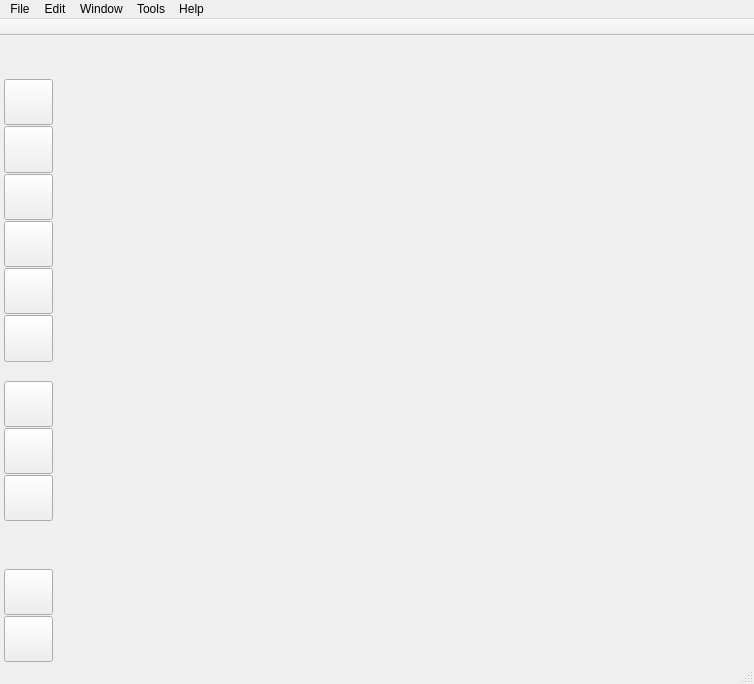
<?xml version="1.0" encoding="UTF-8"?>
<ui version="4.0">
 <class>MainWindow</class>
 <widget class="QMainWindow" name="MainWindow">
  <property name="geometry">
   <rect>
    <x>0</x>
    <y>0</y>
    <width>754</width>
    <height>684</height>
   </rect>
  </property>
  <property name="mouseTracking">
   <bool>true</bool>
  </property>
  <property name="windowTitle">
   <string tr="true">Plotlyst</string>
  </property>
  <widget class="QWidget" name="centralwidget">
   <layout class="QHBoxLayout" name="horizontalLayout">
    <property name="spacing">
     <number>3</number>
    </property>
    <property name="leftMargin">
     <number>0</number>
    </property>
    <property name="topMargin">
     <number>0</number>
    </property>
    <property name="rightMargin">
     <number>0</number>
    </property>
    <property name="bottomMargin">
     <number>0</number>
    </property>
    <item>
     <widget class="QStackedWidget" name="stackMainPanels">
      <property name="lineWidth">
       <number>0</number>
      </property>
      <property name="currentIndex">
       <number>0</number>
      </property>
      <widget class="QWidget" name="pageOutline">
       <layout class="QHBoxLayout" name="horizontalLayout_2">
        <property name="spacing">
         <number>0</number>
        </property>
        <property name="leftMargin">
         <number>0</number>
        </property>
        <property name="topMargin">
         <number>0</number>
        </property>
        <property name="rightMargin">
         <number>0</number>
        </property>
        <property name="bottomMargin">
         <number>0</number>
        </property>
        <item>
         <widget class="QWidget" name="wdgNavBar" native="true">
          <property name="sizePolicy">
           <sizepolicy hsizetype="MinimumExpanding" vsizetype="Preferred">
            <horstretch>0</horstretch>
            <verstretch>0</verstretch>
           </sizepolicy>
          </property>
          <property name="minimumSize">
           <size>
            <width>50</width>
            <height>0</height>
           </size>
          </property>
          <property name="maximumSize">
           <size>
            <width>55</width>
            <height>16777215</height>
           </size>
          </property>
          <property name="navbar" stdset="0">
           <bool>true</bool>
          </property>
          <layout class="QVBoxLayout" name="verticalLayout">
           <property name="spacing">
            <number>1</number>
           </property>
           <property name="leftMargin">
            <number>4</number>
           </property>
           <property name="topMargin">
            <number>40</number>
           </property>
           <property name="rightMargin">
            <number>2</number>
           </property>
           <property name="bottomMargin">
            <number>0</number>
           </property>
           <item>
            <spacer name="verticalSpacer_6">
             <property name="orientation">
              <enum>Qt::Vertical</enum>
             </property>
             <property name="sizeType">
              <enum>QSizePolicy::Fixed</enum>
             </property>
             <property name="sizeHint" stdset="0">
              <size>
               <width>20</width>
               <height>3</height>
              </size>
             </property>
            </spacer>
           </item>
           <item>
            <widget class="QToolButton" name="btnNovel">
             <property name="sizePolicy">
              <sizepolicy hsizetype="MinimumExpanding" vsizetype="MinimumExpanding">
               <horstretch>0</horstretch>
               <verstretch>0</verstretch>
              </sizepolicy>
             </property>
             <property name="minimumSize">
              <size>
               <width>35</width>
               <height>35</height>
              </size>
             </property>
             <property name="maximumSize">
              <size>
               <width>50</width>
               <height>50</height>
              </size>
             </property>
             <property name="cursor">
              <cursorShape>PointingHandCursor</cursorShape>
             </property>
             <property name="toolTip">
              <string tr="true">Novel</string>
             </property>
             <property name="text">
              <string/>
             </property>
             <property name="iconSize">
              <size>
               <width>32</width>
               <height>32</height>
              </size>
             </property>
             <property name="checkable">
              <bool>true</bool>
             </property>
             <property name="base" stdset="0">
              <bool>false</bool>
             </property>
             <property name="main-navbar" stdset="0">
              <bool>true</bool>
             </property>
             <property name="transparent" stdset="0">
              <bool>true</bool>
             </property>
             <attribute name="buttonGroup">
              <string notr="true">buttonGroup</string>
             </attribute>
            </widget>
           </item>
           <item>
            <widget class="QToolButton" name="btnCharacters">
             <property name="sizePolicy">
              <sizepolicy hsizetype="MinimumExpanding" vsizetype="MinimumExpanding">
               <horstretch>0</horstretch>
               <verstretch>0</verstretch>
              </sizepolicy>
             </property>
             <property name="minimumSize">
              <size>
               <width>35</width>
               <height>35</height>
              </size>
             </property>
             <property name="maximumSize">
              <size>
               <width>50</width>
               <height>50</height>
              </size>
             </property>
             <property name="cursor">
              <cursorShape>PointingHandCursor</cursorShape>
             </property>
             <property name="toolTip">
              <string tr="true">Characters</string>
             </property>
             <property name="text">
              <string/>
             </property>
             <property name="iconSize">
              <size>
               <width>32</width>
               <height>32</height>
              </size>
             </property>
             <property name="checkable">
              <bool>true</bool>
             </property>
             <property name="base" stdset="0">
              <bool>false</bool>
             </property>
             <property name="main-navbar" stdset="0">
              <bool>true</bool>
             </property>
             <attribute name="buttonGroup">
              <string notr="true">buttonGroup</string>
             </attribute>
            </widget>
           </item>
           <item>
            <widget class="QToolButton" name="btnScenes">
             <property name="sizePolicy">
              <sizepolicy hsizetype="MinimumExpanding" vsizetype="MinimumExpanding">
               <horstretch>0</horstretch>
               <verstretch>0</verstretch>
              </sizepolicy>
             </property>
             <property name="minimumSize">
              <size>
               <width>35</width>
               <height>35</height>
              </size>
             </property>
             <property name="maximumSize">
              <size>
               <width>50</width>
               <height>50</height>
              </size>
             </property>
             <property name="cursor">
              <cursorShape>PointingHandCursor</cursorShape>
             </property>
             <property name="toolTip">
              <string tr="true">Narrative Manager</string>
             </property>
             <property name="text">
              <string/>
             </property>
             <property name="iconSize">
              <size>
               <width>32</width>
               <height>32</height>
              </size>
             </property>
             <property name="checkable">
              <bool>true</bool>
             </property>
             <property name="base" stdset="0">
              <bool>false</bool>
             </property>
             <property name="main-navbar" stdset="0">
              <bool>true</bool>
             </property>
             <attribute name="buttonGroup">
              <string notr="true">buttonGroup</string>
             </attribute>
            </widget>
           </item>
           <item>
            <widget class="QToolButton" name="btnWorld">
             <property name="enabled">
              <bool>true</bool>
             </property>
             <property name="sizePolicy">
              <sizepolicy hsizetype="MinimumExpanding" vsizetype="MinimumExpanding">
               <horstretch>0</horstretch>
               <verstretch>0</verstretch>
              </sizepolicy>
             </property>
             <property name="minimumSize">
              <size>
               <width>35</width>
               <height>35</height>
              </size>
             </property>
             <property name="maximumSize">
              <size>
               <width>50</width>
               <height>50</height>
              </size>
             </property>
             <property name="cursor">
              <cursorShape>PointingHandCursor</cursorShape>
             </property>
             <property name="toolTip">
              <string tr="true">World-building</string>
             </property>
             <property name="text">
              <string/>
             </property>
             <property name="iconSize">
              <size>
               <width>32</width>
               <height>32</height>
              </size>
             </property>
             <property name="checkable">
              <bool>true</bool>
             </property>
             <property name="base" stdset="0">
              <bool>false</bool>
             </property>
             <property name="main-navbar" stdset="0">
              <bool>true</bool>
             </property>
             <attribute name="buttonGroup">
              <string notr="true">buttonGroup</string>
             </attribute>
            </widget>
           </item>
           <item>
            <widget class="QToolButton" name="btnManuscript">
             <property name="enabled">
              <bool>true</bool>
             </property>
             <property name="sizePolicy">
              <sizepolicy hsizetype="MinimumExpanding" vsizetype="MinimumExpanding">
               <horstretch>0</horstretch>
               <verstretch>0</verstretch>
              </sizepolicy>
             </property>
             <property name="minimumSize">
              <size>
               <width>35</width>
               <height>35</height>
              </size>
             </property>
             <property name="maximumSize">
              <size>
               <width>50</width>
               <height>50</height>
              </size>
             </property>
             <property name="cursor">
              <cursorShape>PointingHandCursor</cursorShape>
             </property>
             <property name="toolTip">
              <string tr="true">Manuscript</string>
             </property>
             <property name="text">
              <string/>
             </property>
             <property name="iconSize">
              <size>
               <width>32</width>
               <height>32</height>
              </size>
             </property>
             <property name="checkable">
              <bool>true</bool>
             </property>
             <property name="base" stdset="0">
              <bool>false</bool>
             </property>
             <property name="main-navbar" stdset="0">
              <bool>true</bool>
             </property>
             <attribute name="buttonGroup">
              <string notr="true">buttonGroup</string>
             </attribute>
            </widget>
           </item>
           <item>
            <widget class="QToolButton" name="btnNotes">
             <property name="sizePolicy">
              <sizepolicy hsizetype="MinimumExpanding" vsizetype="MinimumExpanding">
               <horstretch>0</horstretch>
               <verstretch>0</verstretch>
              </sizepolicy>
             </property>
             <property name="minimumSize">
              <size>
               <width>35</width>
               <height>35</height>
              </size>
             </property>
             <property name="maximumSize">
              <size>
               <width>50</width>
               <height>50</height>
              </size>
             </property>
             <property name="cursor">
              <cursorShape>PointingHandCursor</cursorShape>
             </property>
             <property name="toolTip">
              <string tr="true">Documents</string>
             </property>
             <property name="text">
              <string/>
             </property>
             <property name="iconSize">
              <size>
               <width>32</width>
               <height>32</height>
              </size>
             </property>
             <property name="checkable">
              <bool>true</bool>
             </property>
             <property name="base" stdset="0">
              <bool>false</bool>
             </property>
             <property name="main-navbar" stdset="0">
              <bool>true</bool>
             </property>
             <attribute name="buttonGroup">
              <string notr="true">buttonGroup</string>
             </attribute>
            </widget>
           </item>
           <item>
            <spacer name="verticalSpacer_4">
             <property name="orientation">
              <enum>Qt::Vertical</enum>
             </property>
             <property name="sizeType">
              <enum>QSizePolicy::Fixed</enum>
             </property>
             <property name="sizeHint" stdset="0">
              <size>
               <width>10</width>
               <height>15</height>
              </size>
             </property>
            </spacer>
           </item>
           <item>
            <spacer name="verticalSpacer_8">
             <property name="orientation">
              <enum>Qt::Vertical</enum>
             </property>
             <property name="sizeType">
              <enum>QSizePolicy::Fixed</enum>
             </property>
             <property name="sizeHint" stdset="0">
              <size>
               <width>20</width>
               <height>3</height>
              </size>
             </property>
            </spacer>
           </item>
           <item>
            <widget class="QToolButton" name="btnBoard">
             <property name="sizePolicy">
              <sizepolicy hsizetype="MinimumExpanding" vsizetype="MinimumExpanding">
               <horstretch>0</horstretch>
               <verstretch>0</verstretch>
              </sizepolicy>
             </property>
             <property name="minimumSize">
              <size>
               <width>35</width>
               <height>35</height>
              </size>
             </property>
             <property name="maximumSize">
              <size>
               <width>50</width>
               <height>50</height>
              </size>
             </property>
             <property name="cursor">
              <cursorShape>PointingHandCursor</cursorShape>
             </property>
             <property name="toolTip">
              <string tr="true">Task management</string>
             </property>
             <property name="text">
              <string/>
             </property>
             <property name="iconSize">
              <size>
               <width>32</width>
               <height>32</height>
              </size>
             </property>
             <property name="checkable">
              <bool>true</bool>
             </property>
             <property name="base" stdset="0">
              <bool>false</bool>
             </property>
             <property name="main-navbar" stdset="0">
              <bool>true</bool>
             </property>
             <attribute name="buttonGroup">
              <string notr="true">buttonGroup</string>
             </attribute>
            </widget>
           </item>
           <item>
            <widget class="QToolButton" name="btnReports">
             <property name="sizePolicy">
              <sizepolicy hsizetype="MinimumExpanding" vsizetype="MinimumExpanding">
               <horstretch>0</horstretch>
               <verstretch>0</verstretch>
              </sizepolicy>
             </property>
             <property name="minimumSize">
              <size>
               <width>35</width>
               <height>35</height>
              </size>
             </property>
             <property name="maximumSize">
              <size>
               <width>50</width>
               <height>50</height>
              </size>
             </property>
             <property name="cursor">
              <cursorShape>PointingHandCursor</cursorShape>
             </property>
             <property name="toolTip">
              <string tr="true">Reports</string>
             </property>
             <property name="text">
              <string/>
             </property>
             <property name="iconSize">
              <size>
               <width>32</width>
               <height>32</height>
              </size>
             </property>
             <property name="checkable">
              <bool>true</bool>
             </property>
             <property name="base" stdset="0">
              <bool>false</bool>
             </property>
             <property name="main-navbar" stdset="0">
              <bool>true</bool>
             </property>
             <attribute name="buttonGroup">
              <string notr="true">buttonGroup</string>
             </attribute>
            </widget>
           </item>
           <item>
            <widget class="QToolButton" name="btnFormatting">
             <property name="sizePolicy">
              <sizepolicy hsizetype="MinimumExpanding" vsizetype="MinimumExpanding">
               <horstretch>0</horstretch>
               <verstretch>0</verstretch>
              </sizepolicy>
             </property>
             <property name="minimumSize">
              <size>
               <width>35</width>
               <height>35</height>
              </size>
             </property>
             <property name="maximumSize">
              <size>
               <width>50</width>
               <height>50</height>
              </size>
             </property>
             <property name="cursor">
              <cursorShape>PointingHandCursor</cursorShape>
             </property>
             <property name="toolTip">
              <string tr="true">Formatting and typesetting</string>
             </property>
             <property name="text">
              <string/>
             </property>
             <property name="iconSize">
              <size>
               <width>32</width>
               <height>32</height>
              </size>
             </property>
             <property name="checkable">
              <bool>true</bool>
             </property>
             <property name="base" stdset="0">
              <bool>false</bool>
             </property>
             <property name="main-navbar" stdset="0">
              <bool>true</bool>
             </property>
             <attribute name="buttonGroup">
              <string notr="true">buttonGroup</string>
             </attribute>
            </widget>
           </item>
           <item>
            <spacer name="verticalSpacer">
             <property name="orientation">
              <enum>Qt::Vertical</enum>
             </property>
             <property name="sizeHint" stdset="0">
              <size>
               <width>20</width>
               <height>40</height>
              </size>
             </property>
            </spacer>
           </item>
           <item>
            <widget class="QToolButton" name="btnKbLink">
             <property name="sizePolicy">
              <sizepolicy hsizetype="MinimumExpanding" vsizetype="MinimumExpanding">
               <horstretch>0</horstretch>
               <verstretch>0</verstretch>
              </sizepolicy>
             </property>
             <property name="minimumSize">
              <size>
               <width>35</width>
               <height>35</height>
              </size>
             </property>
             <property name="maximumSize">
              <size>
               <width>50</width>
               <height>50</height>
              </size>
             </property>
             <property name="cursor">
              <cursorShape>PointingHandCursor</cursorShape>
             </property>
             <property name="toolTip">
              <string tr="true">Jump to Knowledge Base</string>
             </property>
             <property name="text">
              <string/>
             </property>
             <property name="iconSize">
              <size>
               <width>32</width>
               <height>32</height>
              </size>
             </property>
             <property name="checkable">
              <bool>false</bool>
             </property>
             <property name="base" stdset="0">
              <bool>false</bool>
             </property>
             <property name="main-navbar" stdset="0">
              <bool>true</bool>
             </property>
            </widget>
           </item>
           <item>
            <widget class="QToolButton" name="btnSettingsLink">
             <property name="sizePolicy">
              <sizepolicy hsizetype="MinimumExpanding" vsizetype="MinimumExpanding">
               <horstretch>0</horstretch>
               <verstretch>0</verstretch>
              </sizepolicy>
             </property>
             <property name="minimumSize">
              <size>
               <width>35</width>
               <height>35</height>
              </size>
             </property>
             <property name="maximumSize">
              <size>
               <width>50</width>
               <height>50</height>
              </size>
             </property>
             <property name="cursor">
              <cursorShape>PointingHandCursor</cursorShape>
             </property>
             <property name="toolTip">
              <string tr="true">Jump to novel settings</string>
             </property>
             <property name="text">
              <string/>
             </property>
             <property name="iconSize">
              <size>
               <width>32</width>
               <height>32</height>
              </size>
             </property>
             <property name="checkable">
              <bool>false</bool>
             </property>
             <property name="base" stdset="0">
              <bool>false</bool>
             </property>
             <property name="main-navbar" stdset="0">
              <bool>true</bool>
             </property>
            </widget>
           </item>
          </layout>
         </widget>
        </item>
        <item>
         <layout class="QVBoxLayout" name="verticalLayout_2">
          <item>
           <widget class="QStackedWidget" name="stackedWidget">
            <property name="cursor">
             <cursorShape>ArrowCursor</cursorShape>
            </property>
            <widget class="QWidget" name="pageBoard">
             <layout class="QVBoxLayout" name="verticalLayout_10">
              <property name="spacing">
               <number>0</number>
              </property>
              <property name="leftMargin">
               <number>0</number>
              </property>
              <property name="topMargin">
               <number>0</number>
              </property>
              <property name="rightMargin">
               <number>0</number>
              </property>
              <property name="bottomMargin">
               <number>0</number>
              </property>
             </layout>
            </widget>
            <widget class="QWidget" name="pageNovel">
             <layout class="QVBoxLayout" name="verticalLayout_4">
              <property name="spacing">
               <number>0</number>
              </property>
              <property name="leftMargin">
               <number>0</number>
              </property>
              <property name="topMargin">
               <number>0</number>
              </property>
              <property name="rightMargin">
               <number>0</number>
              </property>
              <property name="bottomMargin">
               <number>0</number>
              </property>
             </layout>
            </widget>
            <widget class="QWidget" name="pageCharacters">
             <layout class="QVBoxLayout" name="verticalLayout_5">
              <property name="spacing">
               <number>0</number>
              </property>
              <property name="leftMargin">
               <number>0</number>
              </property>
              <property name="topMargin">
               <number>0</number>
              </property>
              <property name="rightMargin">
               <number>0</number>
              </property>
              <property name="bottomMargin">
               <number>0</number>
              </property>
             </layout>
            </widget>
            <widget class="QWidget" name="pageScenes">
             <layout class="QVBoxLayout" name="verticalLayout_6">
              <property name="spacing">
               <number>0</number>
              </property>
              <property name="leftMargin">
               <number>0</number>
              </property>
              <property name="topMargin">
               <number>0</number>
              </property>
              <property name="rightMargin">
               <number>0</number>
              </property>
              <property name="bottomMargin">
               <number>0</number>
              </property>
             </layout>
            </widget>
            <widget class="QWidget" name="pageWorld">
             <layout class="QVBoxLayout" name="verticalLayout_3">
              <property name="spacing">
               <number>0</number>
              </property>
              <property name="leftMargin">
               <number>0</number>
              </property>
              <property name="topMargin">
               <number>0</number>
              </property>
              <property name="rightMargin">
               <number>0</number>
              </property>
              <property name="bottomMargin">
               <number>0</number>
              </property>
             </layout>
            </widget>
            <widget class="QWidget" name="pageNotes">
             <layout class="QVBoxLayout" name="verticalLayout_8">
              <property name="spacing">
               <number>0</number>
              </property>
              <property name="leftMargin">
               <number>0</number>
              </property>
              <property name="topMargin">
               <number>0</number>
              </property>
              <property name="rightMargin">
               <number>0</number>
              </property>
              <property name="bottomMargin">
               <number>0</number>
              </property>
             </layout>
            </widget>
            <widget class="QWidget" name="pageManuscript">
             <layout class="QVBoxLayout" name="verticalLayout_15">
              <property name="spacing">
               <number>0</number>
              </property>
              <property name="leftMargin">
               <number>0</number>
              </property>
              <property name="topMargin">
               <number>0</number>
              </property>
              <property name="rightMargin">
               <number>0</number>
              </property>
              <property name="bottomMargin">
               <number>0</number>
              </property>
             </layout>
            </widget>
            <widget class="QWidget" name="pageAnalysis">
             <layout class="QVBoxLayout" name="verticalLayout_13">
              <property name="spacing">
               <number>0</number>
              </property>
              <property name="leftMargin">
               <number>0</number>
              </property>
              <property name="topMargin">
               <number>0</number>
              </property>
              <property name="rightMargin">
               <number>0</number>
              </property>
              <property name="bottomMargin">
               <number>0</number>
              </property>
             </layout>
            </widget>
            <widget class="QWidget" name="pageFormatting">
             <layout class="QVBoxLayout" name="verticalLayout_12">
              <property name="spacing">
               <number>0</number>
              </property>
              <property name="leftMargin">
               <number>0</number>
              </property>
              <property name="topMargin">
               <number>0</number>
              </property>
              <property name="rightMargin">
               <number>0</number>
              </property>
              <property name="bottomMargin">
               <number>0</number>
              </property>
             </layout>
            </widget>
           </widget>
          </item>
         </layout>
        </item>
       </layout>
      </widget>
      <widget class="QWidget" name="pageHome">
       <layout class="QVBoxLayout" name="verticalLayout_11">
        <property name="spacing">
         <number>0</number>
        </property>
        <property name="leftMargin">
         <number>0</number>
        </property>
        <property name="topMargin">
         <number>0</number>
        </property>
        <property name="rightMargin">
         <number>0</number>
        </property>
        <property name="bottomMargin">
         <number>0</number>
        </property>
       </layout>
      </widget>
     </widget>
    </item>
    <item>
     <widget class="QStackedWidget" name="wdgSidebar">
      <property name="minimumSize">
       <size>
        <width>220</width>
        <height>0</height>
       </size>
      </property>
      <property name="maximumSize">
       <size>
        <width>220</width>
        <height>16777215</height>
       </size>
      </property>
      <property name="currentIndex">
       <number>0</number>
      </property>
      <widget class="QWidget" name="pageComments">
       <layout class="QVBoxLayout" name="verticalLayout_9">
        <property name="spacing">
         <number>0</number>
        </property>
        <property name="leftMargin">
         <number>0</number>
        </property>
        <property name="topMargin">
         <number>0</number>
        </property>
        <property name="rightMargin">
         <number>0</number>
        </property>
        <property name="bottomMargin">
         <number>0</number>
        </property>
       </layout>
      </widget>
     </widget>
    </item>
    <item>
     <widget class="QWidget" name="wdgDocs" native="true">
      <property name="minimumSize">
       <size>
        <width>20</width>
        <height>0</height>
       </size>
      </property>
      <layout class="QVBoxLayout" name="verticalLayout_7">
       <property name="spacing">
        <number>3</number>
       </property>
       <property name="leftMargin">
        <number>1</number>
       </property>
       <property name="topMargin">
        <number>1</number>
       </property>
       <property name="rightMargin">
        <number>1</number>
       </property>
       <property name="bottomMargin">
        <number>1</number>
       </property>
      </layout>
     </widget>
    </item>
   </layout>
  </widget>
  <widget class="QMenuBar" name="menubar">
   <property name="geometry">
    <rect>
     <x>0</x>
     <y>0</y>
     <width>754</width>
     <height>19</height>
    </rect>
   </property>
   <widget class="QMenu" name="menuFile">
    <property name="title">
     <string tr="true">File</string>
    </property>
    <property name="toolTipsVisible">
     <bool>true</bool>
    </property>
    <widget class="QMenu" name="menuProject">
     <property name="title">
      <string tr="true">Project</string>
     </property>
     <property name="toolTipsVisible">
      <bool>true</bool>
     </property>
     <addaction name="actionDirPlaceholder"/>
     <addaction name="actionOpenProjectDir"/>
     <addaction name="separator"/>
     <addaction name="actionChangeDir"/>
    </widget>
    <addaction name="menuProject"/>
   </widget>
   <widget class="QMenu" name="menuHelp">
    <property name="title">
     <string tr="true">Help</string>
    </property>
    <property name="toolTipsVisible">
     <bool>true</bool>
    </property>
    <widget class="QMenu" name="menuSocials">
     <property name="title">
      <string tr="true">Socials</string>
     </property>
     <addaction name="actionSocialDiscord"/>
     <addaction name="separator"/>
     <addaction name="actionInstagram"/>
     <addaction name="actionThreads"/>
     <addaction name="actionPatreon"/>
     <addaction name="actionFacebook"/>
     <addaction name="actionYoutube"/>
     <addaction name="actionXTwitter"/>
     <addaction name="actionPinterest"/>
    </widget>
    <addaction name="separator"/>
    <addaction name="actionLogs"/>
    <addaction name="actionResourceManager"/>
    <addaction name="separator"/>
    <addaction name="actionPlotlystWebsite"/>
    <addaction name="menuSocials"/>
    <addaction name="separator"/>
    <addaction name="actionContact"/>
    <addaction name="actionDiscord"/>
    <addaction name="actionFeatureRequest"/>
    <addaction name="actionRoadmap"/>
    <addaction name="separator"/>
    <addaction name="actionPurchase"/>
    <addaction name="actionAbout"/>
   </widget>
   <widget class="QMenu" name="menuEdit">
    <property name="title">
     <string tr="true">Edit</string>
    </property>
    <addaction name="actionCut"/>
    <addaction name="actionCopy"/>
    <addaction name="actionPaste"/>
   </widget>
   <widget class="QMenu" name="menuWindow">
    <property name="title">
     <string tr="true">Window</string>
    </property>
    <widget class="QMenu" name="menuDetachPanels">
     <property name="toolTip">
      <string tr="true">Detach panels to separate windows</string>
     </property>
     <property name="title">
      <string tr="true">Detach panels</string>
     </property>
     <addaction name="actionDetachCharacters"/>
     <addaction name="actionDetachScenes"/>
     <addaction name="actionDetachWorldbuilding"/>
     <addaction name="actionDetachDocuments"/>
     <addaction name="actionDetachTask"/>
     <addaction name="actionDetachReports"/>
    </widget>
    <addaction name="menuDetachPanels"/>
   </widget>
   <widget class="QMenu" name="menuTools">
    <property name="title">
     <string tr="true">Tools</string>
    </property>
    <addaction name="actionPatronRecognitionBuilder"/>
    <addaction name="actionCaptureProgress"/>
   </widget>
   <addaction name="menuFile"/>
   <addaction name="menuEdit"/>
   <addaction name="menuWindow"/>
   <addaction name="menuTools"/>
   <addaction name="menuHelp"/>
  </widget>
  <widget class="QToolBar" name="toolBar">
   <property name="windowTitle">
    <string tr="true">toolBar</string>
   </property>
   <property name="movable">
    <bool>false</bool>
   </property>
   <property name="floatable">
    <bool>false</bool>
   </property>
   <attribute name="toolBarArea">
    <enum>TopToolBarArea</enum>
   </attribute>
   <attribute name="toolBarBreak">
    <bool>false</bool>
   </attribute>
  </widget>
  <widget class="QStatusBar" name="statusbar"/>
  <action name="actionAbout">
   <property name="text">
    <string tr="true">About</string>
   </property>
  </action>
  <action name="actionIncreaseFontSize">
   <property name="text">
    <string tr="true">Increase font size</string>
   </property>
   <property name="shortcut">
    <string>Ctrl++</string>
   </property>
  </action>
  <action name="actionDecreaseFontSize">
   <property name="text">
    <string tr="true">Decrease font size</string>
   </property>
   <property name="shortcut">
    <string>Ctrl+-</string>
   </property>
  </action>
  <action name="actionPersist">
   <property name="text">
    <string tr="true">Persist</string>
   </property>
  </action>
  <action name="actionImportScrivener">
   <property name="text">
    <string tr="true">Import from Scrivener</string>
   </property>
  </action>
  <action name="actionCut">
   <property name="text">
    <string tr="true">Cut</string>
   </property>
  </action>
  <action name="actionCopy">
   <property name="text">
    <string tr="true">Copy</string>
   </property>
  </action>
  <action name="actionPaste">
   <property name="text">
    <string tr="true">Paste</string>
   </property>
  </action>
  <action name="actionDelete">
   <property name="text">
    <string tr="true">Delete</string>
   </property>
  </action>
  <action name="actionCharacterTemplateEditor">
   <property name="text">
    <string tr="true">Character template editor</string>
   </property>
  </action>
  <action name="actionResetHints">
   <property name="text">
    <string tr="true">Show all hints</string>
   </property>
   <property name="toolTip">
    <string tr="true">Show all hints again. The application needs to be shut down to apply the changes</string>
   </property>
  </action>
  <action name="actionPreview">
   <property name="text">
    <string tr="true">Manuscript preview</string>
   </property>
  </action>
  <action name="actionDirPlaceholder">
   <property name="checkable">
    <bool>true</bool>
   </property>
   <property name="checked">
    <bool>true</bool>
   </property>
   <property name="enabled">
    <bool>false</bool>
   </property>
   <property name="text">
    <string>dir</string>
   </property>
  </action>
  <action name="actionChangeDir">
   <property name="text">
    <string tr="true">Change project directory...</string>
   </property>
  </action>
  <action name="actionResourceManager">
   <property name="text">
    <string tr="true">Resource manager</string>
   </property>
  </action>
  <action name="actionOpenProjectDir">
   <property name="text">
    <string tr="true">Open in explorer...</string>
   </property>
  </action>
  <action name="actionLogs">
   <property name="text">
    <string tr="true">Logs</string>
   </property>
  </action>
  <action name="actionContact">
   <property name="text">
    <string tr="true">Contact</string>
   </property>
  </action>
  <action name="actionFeatureRequest">
   <property name="text">
    <string tr="true">Feature request</string>
   </property>
  </action>
  <action name="actionPlotlystWebsite">
   <property name="text">
    <string tr="true">Plotlyst website</string>
   </property>
  </action>
  <action name="actionRoadmap">
   <property name="text">
    <string tr="true">Roadmap</string>
   </property>
  </action>
  <action name="actionFacebook">
   <property name="text">
    <string tr="true">Facebook</string>
   </property>
  </action>
  <action name="actionYoutube">
   <property name="text">
    <string tr="true">Youtube</string>
   </property>
  </action>
  <action name="actionInstagram">
   <property name="text">
    <string tr="true">Instagram</string>
   </property>
  </action>
  <action name="actionXTwitter">
   <property name="text">
    <string tr="true">X (Twitter)</string>
   </property>
  </action>
  <action name="actionPinterest">
   <property name="text">
    <string tr="true">Pinterest</string>
   </property>
  </action>
  <action name="actionDiscord">
   <property name="text">
    <string tr="true">Discord</string>
   </property>
  </action>
  <action name="actionSocialDiscord">
   <property name="text">
    <string tr="true">Discord</string>
   </property>
  </action>
  <action name="actionDetachCharacters">
   <property name="text">
    <string tr="true">Detach characters</string>
   </property>
  </action>
  <action name="actionDetachScenes">
   <property name="text">
    <string tr="true">Detach narrative manager</string>
   </property>
  </action>
  <action name="actionDetachWorldbuilding">
   <property name="text">
    <string tr="true">Detach world-building</string>
   </property>
  </action>
  <action name="actionDetachDocuments">
   <property name="text">
    <string tr="true">Detach documents</string>
   </property>
  </action>
  <action name="actionDetachTask">
   <property name="text">
    <string tr="true">Detach task management</string>
   </property>
  </action>
  <action name="actionDetachReports">
   <property name="text">
    <string tr="true">Detach reports</string>
   </property>
  </action>
  <action name="actionThreads">
   <property name="text">
    <string tr="true">Threads</string>
   </property>
  </action>
  <action name="actionPatreon">
   <property name="text">
    <string tr="true">Patreon</string>
   </property>
  </action>
  <action name="actionPatronRecognitionBuilder">
   <property name="text">
    <string tr="true">Patron Recognition Builder</string>
   </property>
  </action>
  <action name="actionPurchase">
   <property name="text">
    <string tr="true">Purchase</string>
   </property>
  </action>
  <action name="actionCaptureProgress">
   <property name="text">
    <string tr="true">Capture progress</string>
   </property>
  </action>
 </widget>
 <resources/>
 <connections/>
 <buttongroups>
  <buttongroup name="buttonGroup"/>
 </buttongroups>
</ui>
